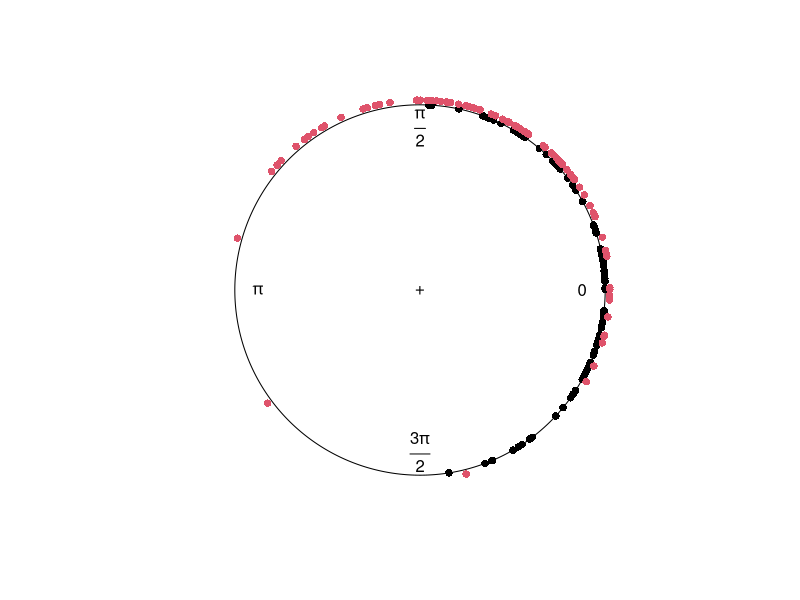

The R script that drew this image:
library(circular)


### Name: points.circular
### Title: Add Points to a Circular Plot
### Aliases: points.circular
### Keywords: hplot

### ** Examples

data.1 <- rvonmises(n=100, mu=circular(0), kappa=3)
data.2 <- rvonmises(n=100, mu=circular(pi/3), kappa=3) 
res <- plot(data.1, stack=FALSE, col=1) 
points(data.2, plot.info=res, col=2)
